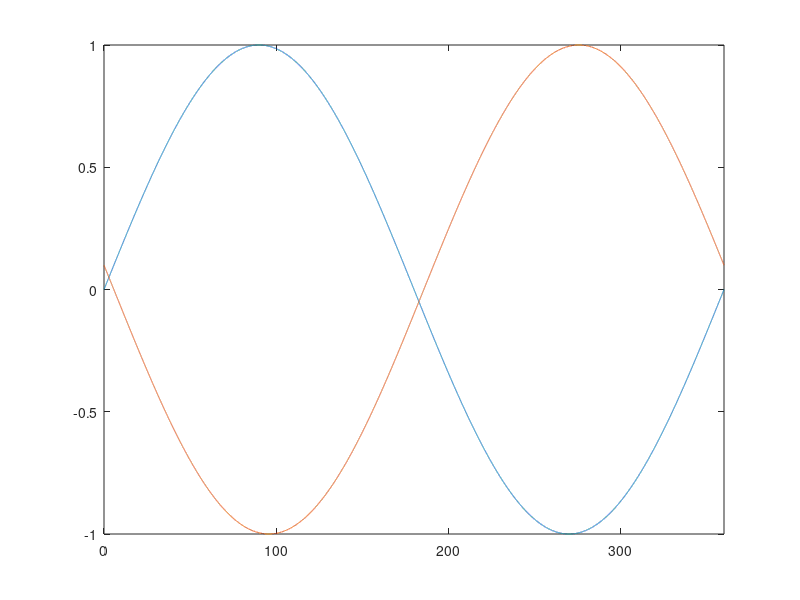

MATLAB code to generate this figure:
% Position Equations %
clear all
close all
% Constants - Guessed

r_AB = 5.160;
r_CD = 1.12;
r_BC = 1.12;
r_DE = 2.95;

% Defined
r_EF = 1;
r_OA = 0.5;
r_FO = 3;
x_c  = 5;
y_c  = 2;

i=1;
for theta = 0:360
    xA(i) = r_OA*cosd(theta);
    yA(i) = r_OA*sind(theta);
    i = i+1;
end

i=1;
for theta_1 = 203:1:333
    xB(i) = 5 + r_BC*cosd(theta_1);
    yB(i) = 2 + r_BC*sind(theta_1);
    i = i+1;
end

i=1;
for theta_2 = 203:1:333
    xD(i) = 5 - r_CD*cosd(theta_2);
    yD(i) = 2 - r_CD*sind(theta_2);
    i = i+1;
end

i=1;
for d = 0:1
    xE(i) = 1.5 + d;
    yE(i) = 3;
    i = i+1;
end
figure(1)
plot(xA,yA,xB,yB,xD,yD,xE,yE)
xlim([0,7])
ylim([0,7])

%%%%%%%%%%%%%%%%%%%%%







i = 1;
for theta = 0:.01:360
    xA(i) = sind(theta);
    xE1(i) = sind(theta-185.7);
    i = i+1;
end
theta = linspace(0,360,36001);
plot(theta,xA,theta,xE1)

xlim([0,360])





% syms theta thetaa thetab phi
% Loop_1x = r_OA*cos(theta) + r_AB*cos(thetaa) + r_BC*cos(thetab) - x_c == 0;
% Loop_1y = r_OA*sin(theta) + r_AB*sin(thetaa) + r_BC*sin(thetab) - y_c == 0;
% Loop_2x = r_CD*sin(thetab) + r_DE*cos(pi + phi) - r_EF +x_c == 0;
% Loop_2y = r_CD*cos(thetab) + r_DE*sin(pi + phi) - r_FO + y_c == 0;
% 
% Solution = solve([Loop_1x,Loop_1y,Loop_2x,Loop_2y],[theta,thetaa,thetab,phi]);
% ThetaSol = Solution.theta
% ThetaaSol = Solution.thetaa
% ThetabSol = Solution.thetab
% PhiSol = Solution.phi
















